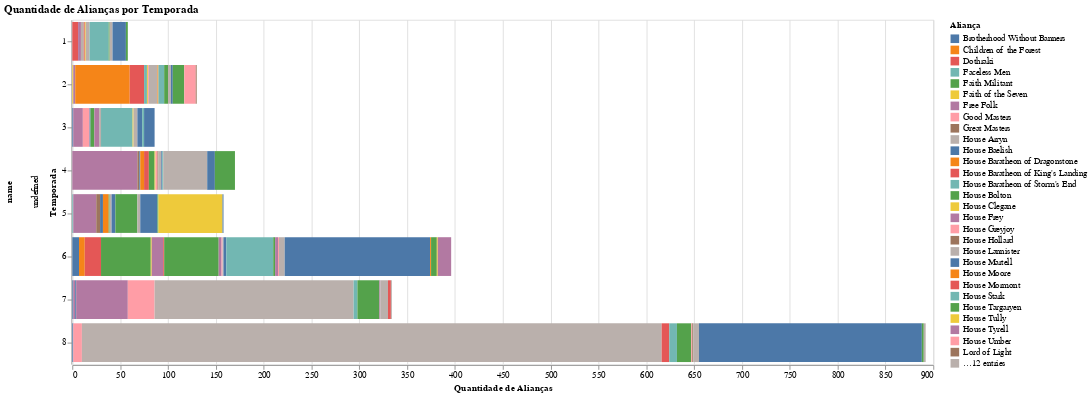

Write notebook code for a chart like this one.
### Markdown cell above
# Qual família/facção sofreu mais baixas ao longo das temporadas?

### Code cell
def deathsByAllegiance(df):
    # Calcular a contagem de alianças por temporada
    counts = df.groupby(['season', 'allegiance']).size().reset_index(name='count')

    # Criar o gráfico de barras empilhadas horizontal com interatividade
    bars = alt.Chart(counts).mark_bar().encode(
        y=alt.Y('season:N', axis=alt.Axis(title='Temporada')),
        x=alt.X('sum(count):Q', axis=alt.Axis(title='Quantidade de Alianças')),
        color=alt.Color('allegiance:N', legend=alt.Legend(title='Aliança')),
        tooltip=['season:N', 'allegiance:N', 'count:Q'],
        row='name:N'
    ).properties(
        width=1000,
        height=400,
        title='Quantidade de Alianças por Temporada'
    ).interactive()

    # Exibir o gráfico
    return bars

deathsByAllegiance(deaths_df)

### Figure 1 — Vega-Lite specification as saved in the notebook (floating-point values rounded to 4 significant figures)
{"config": {"view": {"continuousWidth": 400, "continuousHeight": 300}}, "data": {"name": "data-ece8827d2548f241bcce7ecac6fc0df6"}, "mark": "bar", "encoding": {"color": {"field": "allegiance", "legend": {"title": "Aliança"}, "type": "nominal"}, "row": {"field": "name", "type": "nominal"}, "tooltip": [{"field": "season", "type": "nominal"}, {"field": "allegiance", "type": "nominal"}, {"field": "count", "type": "quantitative"}], "x": {"aggregate": "sum", "axis": {"title": "Quantidade de Alianças"}, "field": "count", "type": "quantitative"}, "y": {"axis": {"title": "Temporada"}, "field": "season", "type": "nominal"}}, "height": 400, "selection": {"selector004": {"type": "interval", "bind": "scales", "encodings": ["x", "y"]}}, "title": "Quantidade de Alianças por Temporada", "width": 1000, "$schema": "https://vega.github.io/schema/vega-lite/v4.17.0.json", "datasets": {"data-ece8827d2548f241bcce7ecac6fc0df6": [{"season": 1, "allegiance": "Dothraki", "count": 6}, {"season": 1, "allegiance": "Free Folk", "count": 3}, {"season": 1, "allegiance": "House Arryn", "count": 3}, {"season": 1, "allegiance": "House Baratheon of King's Landing", "count": 1}, {"season": 1, "allegiance": "House Clegane", "count": 1}, {"season": 1, "allegiance": "House Lannister", "count": 4}, {"season": 1, "allegiance": "House Stark", "count": 20}, {"season": 1, "allegiance": "House Targaryen", "count": 1}, {"season": 1, "allegiance": "Night's Watch", "count": 3}, {"season": 1, "allegiance": "None", "count": 14}, {"season": 1, "allegiance": "Smallfolk", "count": 2}, {"season": 2, "allegiance": "Faith of the Seven", "count": 1}, {"season": 2, "allegiance": "Free Folk", "count": 2}, {"season": 2, "allegiance": "House Baratheon of Dragonstone", "count": 57}, {"season": 2, "allegiance": "House Baratheon of King's Landing", "count": 15}, {"season": 2, "allegiance": "House Baratheon of Storm's End", "count": 3}, {"season": 2, "allegiance": "House Clegane", "count": 1}, {"season": 2, "allegiance": "House Greyjoy", "count": 1}, {"season": 2, "allegiance": "House Lannister", "count": 9}, {"season": 2, "allegiance": "House Moore", "count": 1}, {"season": 2, "allegiance": "House Stark", "count": 6}, {"season": 2, "allegiance": "House Targaryen", "count": 4}, {"season": 2, "allegiance": "Night's Watch", "count": 3}, {"season": 2, "allegiance": "None", "count": 2}, {"season": 2, "allegiance": "Smallfolk", "count": 12}, {"season": 2, "allegiance": "The Thirteen", "count": 12}, {"season": 2, "allegiance": "Warlocks of Qarth", "count": 1}, {"season": 3, "allegiance": "Brotherhood Without Banners", "count": 1}, {"season": 3, "allegiance": "Free Folk", "count": 10}, {"season": 3, "allegiance": "Good Masters", "count": 7}, {"season": 3, "allegiance": "House Baelish", "count": 1}, {"season": 3, "allegiance": "House Bolton", "count": 4}, {"season": 3, "allegiance": "House Frey", "count": 5}, {"season": 3, "allegiance": "House Lannister", "count": 2}, {"season": 3, "allegiance": "House Stark", "count": 33}, {"season": 3, "allegiance": "House Tully", "count": 1}, {"season": 3, "allegiance": "Night's Watch", "count": 4}, {"season": 3, "allegiance": "None", "count": 5}, {"season": 3, "allegiance": "Second Sons", "count": 2}, {"season": 3, "allegiance": "Wise Masters", "count": 11}, {"season": 4, "allegiance": "Free Folk", "count": 68}, {"season": 4, "allegiance": "Great Masters", "count": 2}, {"season": 4, "allegiance": "House Baelish", "count": 1}, {"season": 4, "allegiance": "House Baratheon of Dragonstone", "count": 4}, {"season": 4, "allegiance": "House Baratheon of King's Landing", "count": 5}, {"season": 4, "allegiance": "House Bolton", "count": 6}, {"season": 4, "allegiance": "House Clegane", "count": 1}, {"season": 4, "allegiance": "House Greyjoy", "count": 2}, {"season": 4, "allegiance": "House Hollard", "count": 1}, {"season": 4, "allegiance": "House Lannister", "count": 3}, {"season": 4, "allegiance": "House Martell", "count": 1}, {"season": 4, "allegiance": "House Stark", "count": 1}, {"season": 4, "allegiance": "Night's Watch", "count": 46}, {"season": 4, "allegiance": "None", "count": 8}, {"season": 4, "allegiance": "Smallfolk", "count": 21}, {"season": 5, "allegiance": "Faceless Men", "count": 1}, {"season": 5, "allegiance": "Free Folk", "count": 24}, {"season": 5, "allegiance": "Great Masters", "count": 4}, {"season": 5, "allegiance": "House Baelish", "count": 3}, {"season": 5, "allegiance": "House Baratheon of Dragonstone", "count": 6}, {"season": 5, "allegiance": "House Bolton", "count": 1}, {"season": 5, "allegiance": "House Lannister", "count": 2}, {"season": 5, "allegiance": "House Martell", "count": 4}, {"season": 5, "allegiance": "House Targaryen", "count": 23}, {"season": 5, "allegiance": "Night's Watch", "count": 3}, {"season": 5, "allegiance": "None", "count": 18}, {"season": 5, "allegiance": "Smallfolk", "count": 1}, {"season": 5, "allegiance": "Sons of the Harpy", "count": 67}, {"season": 5, "allegiance": "Wise Masters", "count": 1}, {"season": 6, "allegiance": "Brotherhood Without Banners", "count": 7}, {"season": 6, "allegiance": "Children of the Forest", "count": 6}, {"season": 6, "allegiance": "Dothraki", "count": 17}, {"season": 6, "allegiance": "Faith Militant", "count": 52}, {"season": 6, "allegiance": "Faith of the Seven", "count": 1}, {"season": 6, "allegiance": "Free Folk", "count": 12}, {"season": 6, "allegiance": "House Baratheon of King's Landing", "count": 1}, {"season": 6, "allegiance": "House Bolton", "count": 57}, {"season": 6, "allegiance": "House Frey", "count": 3}, {"season": 6, "allegiance": "House Greyjoy", "count": 1}, {"season": 6, "allegiance": "House Lannister", "count": 1}, {"season": 6, "allegiance": "House Martell", "count": 3}, {"season": 6, "allegiance": "House Stark", "count": 49}, {"season": 6, "allegiance": "House Targaryen", "count": 2}, {"season": 6, "allegiance": "House Tyrell", "count": 3}, {"season": 6, "allegiance": "House Umber", "count": 1}, {"season": 6, "allegiance": "Night's Watch", "count": 6}, {"season": 6, "allegiance": "None", "count": 152}, {"season": 6, "allegiance": "Order of Maesters", "count": 1}, {"season": 6, "allegiance": "Smallfolk", "count": 6}, {"season": 6, "allegiance": "Sons of the Harpy", "count": 1}, {"season": 6, "allegiance": "The Masters", "count": 14}, {"season": 7, "allegiance": "Brotherhood Without Banners", "count": 1}, {"season": 7, "allegiance": "Free Folk", "count": 2}, {"season": 7, "allegiance": "House Baelish", "count": 1}, {"season": 7, "allegiance": "House Frey", "count": 54}, {"season": 7, "allegiance": "House Greyjoy", "count": 28}, {"season": 7, "allegiance": "House Lannister", "count": 208}, {"season": 7, "allegiance": "House Stark", "count": 4}, {"season": 7, "allegiance": "House Targaryen", "count": 23}, {"season": 7, "allegiance": "House Tyrell", "count": 1}, {"season": 7, "allegiance": "Night's Watch", "count": 8}, {"season": 7, "allegiance": "Sand Snakes", "count": 3}, {"season": 7, "allegiance": "White Walkers", "count": 1}, {"season": 8, "allegiance": "Brotherhood Without Banners", "count": 1}, {"season": 8, "allegiance": "House Greyjoy", "count": 9}, {"season": 8, "allegiance": "House Lannister", "count": 606}, {"season": 8, "allegiance": "House Mormont", "count": 8}, {"season": 8, "allegiance": "House Stark", "count": 8}, {"season": 8, "allegiance": "House Targaryen", "count": 15}, {"season": 8, "allegiance": "House Umber", "count": 1}, {"season": 8, "allegiance": "Lord of Light", "count": 1}, {"season": 8, "allegiance": "Night's Watch", "count": 6}, {"season": 8, "allegiance": "None", "count": 233}, {"season": 8, "allegiance": "Smallfolk", "count": 2}, {"season": 8, "allegiance": "White Walkers", "count": 2}]}}
